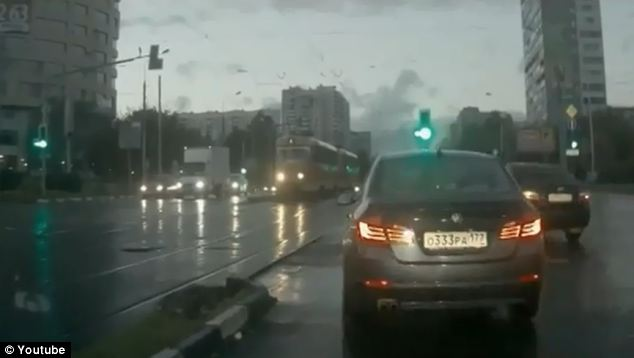
#> input picture DATA/car_plate.jpg, 634 x 358 px
$ jupyter execute --allow-errors 04-Detection-Assessment.ipynb   (shell and % lines are left out)
#> lines starting #> are read from the running program, lines starting #| are printed output that depends on the picture; after the words box and inside, x2 and y2 are one past the last pixel; in counts of white or black regions, pixels touching at a corner belong together
<a href="https://www.pieriandata.com"></a>
*Copyright by Pierian Data Inc.*

# Object Detection Assessment Project Exercise

## Russian License Plate Blurring

Welcome to your object detection project! Your goal will be to use Haar Cascades to blur license plates detected in an image!

Russians are famous for having some of the most entertaining DashCam footage on the internet (I encourage you to Google Search "Russian DashCam"). Unfortunately a lot of the footage contains license plates, perhaps we could help out and create a license plat blurring tool?

OpenCV comes with a Russian license plate detector .xml file that we can use like we used the face detection files (unfortunately, it does not come with license detectors for other countries!)

----

#### 3 Ways to Approach this project:
* Just go for it! Use the image under the DATA folder called car_plate.jpg and create a function that will blur the image of its license plate. Check out the Haar Cascades folder for the correct pre-trained .xml file to use.
* Use this notebook! Here we offer a guide of what main steps you should take to complete the project.
* Jump to the solutions notebook and video to treat this entire project as code-along project where you can code along with us.

## Project Guide

Follow and complete the tasks below to finish the project!

**TASK: Import the usual libraries you think you'll need.**

[cell 1]
import cv2
import numpy as np
import matplotlib.pyplot as plt
plt.rcParams["figure.figsize"] = [15,15]

**TASK: Read in the car_plate.jpg file from the DATA folder.**

[cell 2]
plate = cv2.imread("DATA/car_plate.jpg")
#> plate is the input picture: shape (358, 634, 3); mean B, G, R 90.3, 96.9, 88.7

**TASK: Create a function that displays the image in a larger scale and correct coloring for matplotlib.**

[cell 3]
def display(img):
    # fill me in!
    img = cv2.cvtColor(img, cv2.COLOR_BGR2RGB)
    plt.imshow(img)
    pass

[cell 4]
display(plate)

#> (a cell that did not finish here is left out)

**TASK: Load the haarcascade_russian_plate_number.xml file.**

[cell 6]
plateCascade = cv2.CascadeClassifier("DATA/haarcascades/haarcascade_russian_plate_number.xml")
type(plateCascade)

**TASK: Create a function that takes in an image and draws a rectangle around what it detects to be a license plate. Keep in mind we're just drawing a rectangle around it for now, later on we'll adjust this function to blur. You may want to play with the scaleFactor and minNeighbor numbers to get good results.**

[cell 7]
def detect_plate(img):


    # fill me in!
    imgCopy = img.copy()
    plateRects = plateCascade.detectMultiScale(imgCopy)
#> plateRects = [[418, 226, 76, 25], [382, 217, 127, 42]]
    for (x,y,w,h) in plateRects:
        cv2.rectangle(imgCopy , (x,y) , (x+imgCopy.shape[1],y+imgCopy.shape[0]) , (0,255,0) , 10)
#> this loop made 2 passes
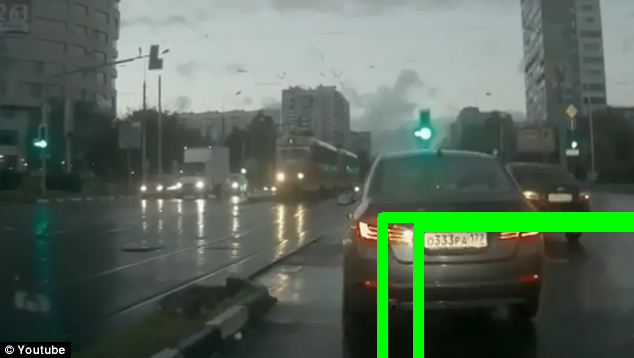
#> imgCopy: shape (358, 634, 3); 3.38% of pixels changed, all inside (x1, y1, x2, y2) = (377, 212, 634, 358)
    return imgCopy

[cell 8]
result = detect_plate(plate)

[cell 9]
display(result)

**FINAL TASK: Edit the function so that is effectively blurs the detected plate, instead of just drawing a rectangle around it. Here are the steps you might want to take:**

1. The hardest part is converting the (x,y,w,h) information into the dimension values you need to grab an ROI (somethign we covered in the lecture 01-Blending-and-Pasting-Images. It's simply [Numpy Slicing](https://stackoverflow.com/questions/15589517/how-to-crop-an-image-in-opencv-using-python), you just need to convert the information about the top left corner of the rectangle and width and height, into indexing position values.
2. Once you've grabbed the ROI using the (x,y,w,h) values returned, you'll want to blur that ROI. You can use cv2.medianBlur for this.
3. Now that you have a blurred version of the ROI (the license plate) you will want to paste this blurred image back on to the original image at the same original location. Simply using Numpy indexing and slicing to reassign that area of the original image to the blurred roi.

[cell 10]
def detect_and_blur_plate(img):

    imgCopy = img.copy()
    plateRects = plateCascade.detectMultiScale(imgCopy)
#> plateRects = [[418, 226, 76, 25], [382, 217, 127, 42]]
    for (x,y,w,h) in plateRects:
        plateOnly = imgCopy[y:y+h,x:x+w,:]
        display(plateOnly)
        plateOnly = cv2.medianBlur(plateOnly , ksize=5  )
        imgCopy[y:y+h , x:x+w, :] = plateOnly
#> this loop made 2 passes
#> pass 1, in detect_and_blur_plate, `plateOnly = imgCopy[y:y+h,x:x+w,:]`:
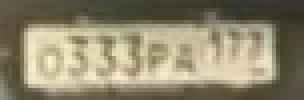
#> plateOnly: shape (25, 76, 3) (shown 4 times larger); mean B, G, R 109.5, 135, 142.7
#> pass 1, in detect_and_blur_plate, `plateOnly = cv2.medianBlur(plateOnly , ksize=5  )`:
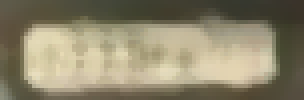
#> plateOnly: shape (25, 76, 3) (shown 4 times larger); mean B, G, R 108.8, 134.1, 141.9
#> pass 2, in detect_and_blur_plate, `plateOnly = imgCopy[y:y+h,x:x+w,:]`:
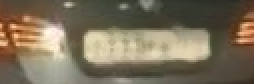
#> plateOnly: shape (42, 127, 3) (shown 2 times larger); mean B, G, R 90, 111.6, 123.6
#> after the loop:
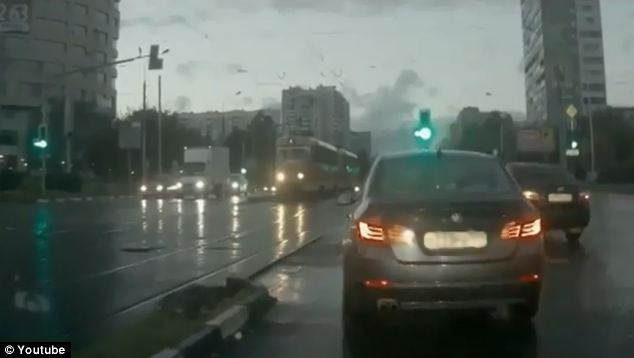
#> imgCopy: shape (358, 634, 3); 2.08% of pixels changed, all inside (x1, y1, x2, y2) = (382, 217, 509, 259)
#> after the loop:
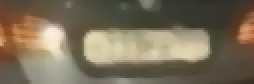
#> plateOnly: shape (42, 127, 3) (shown 2 times larger); mean B, G, R 89.3, 110.7, 122.6
    return imgCopy

[cell 11]
result = detect_and_blur_plate(plate)
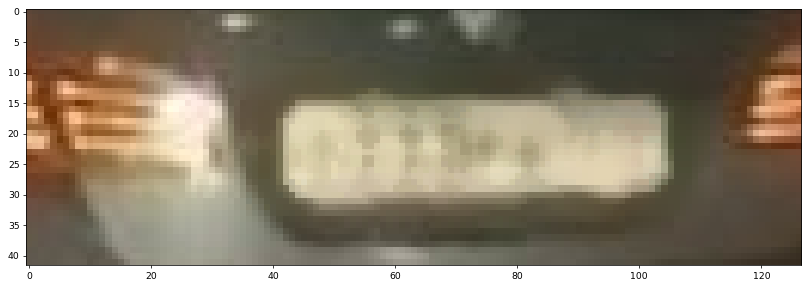
#> figure drawn by matplotlib, 1 panel

[cell 12]
display(result)
